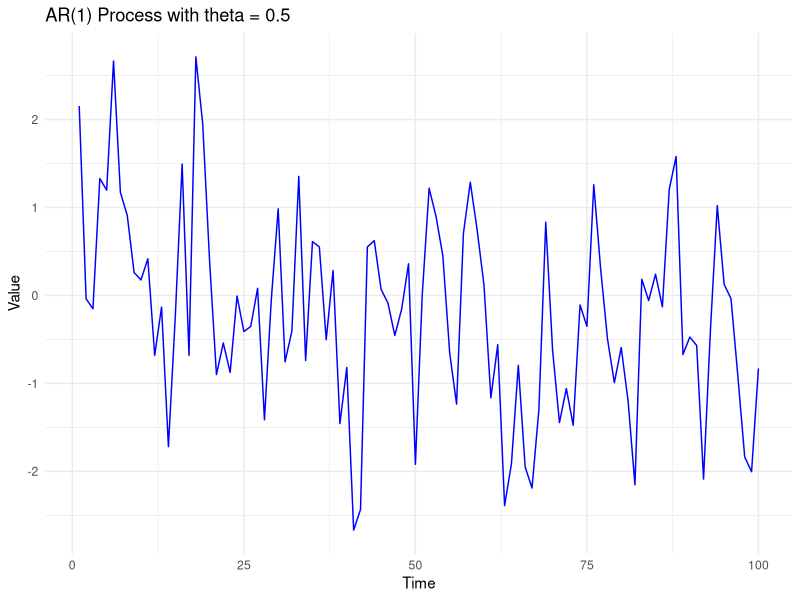
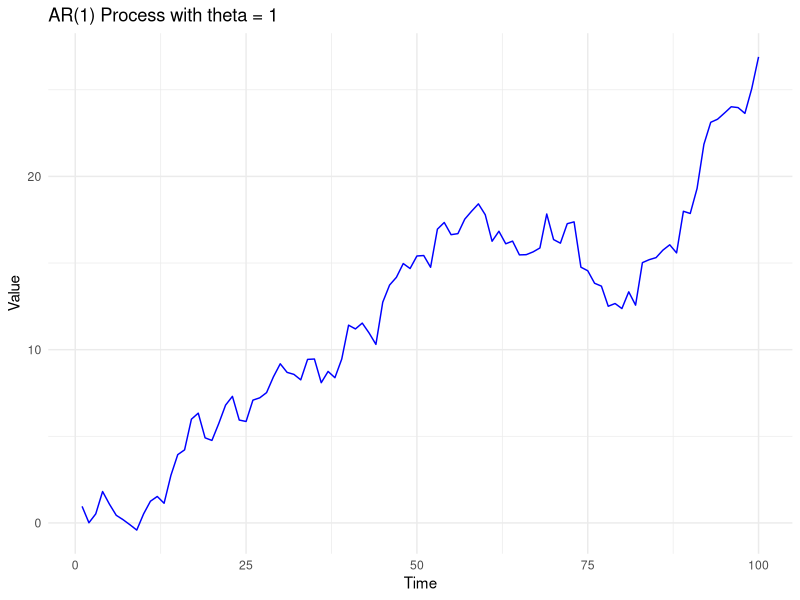
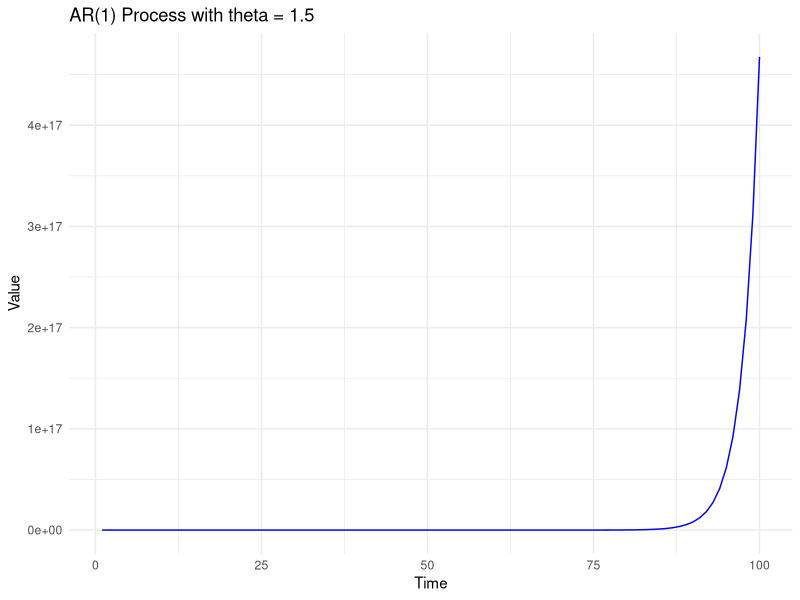
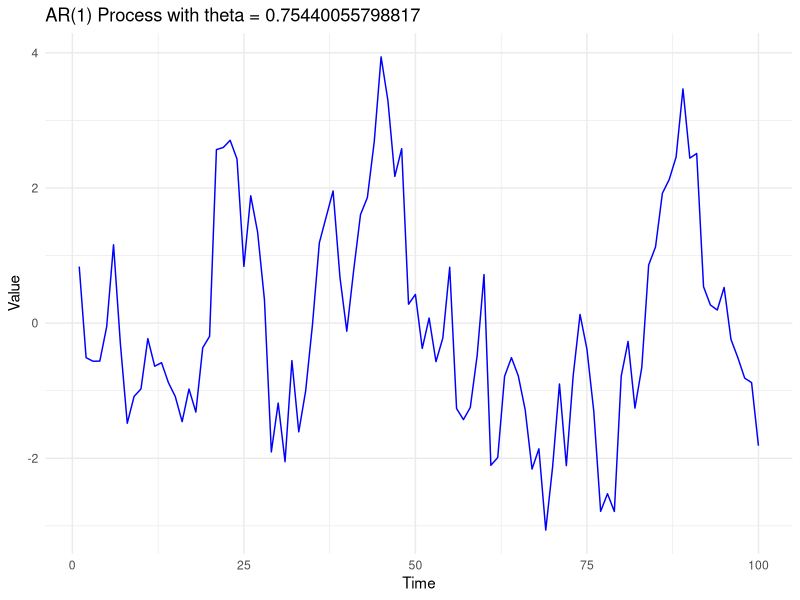
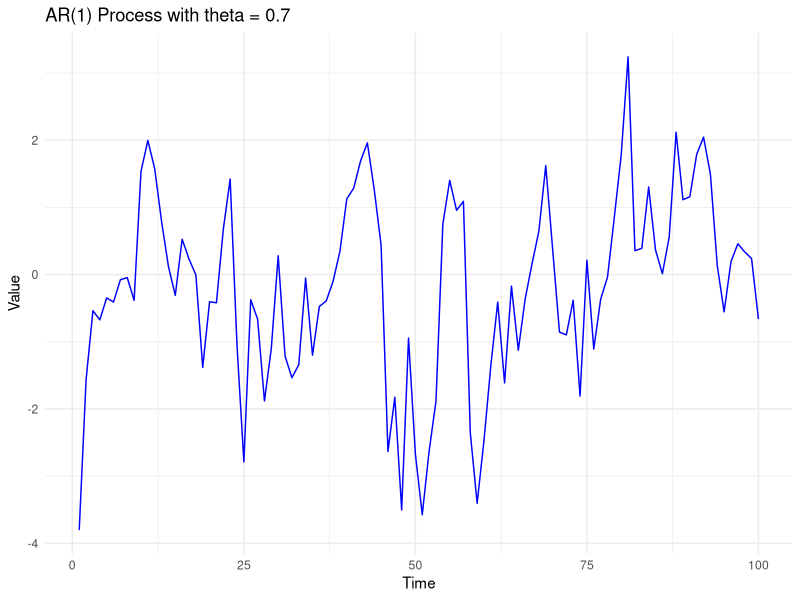
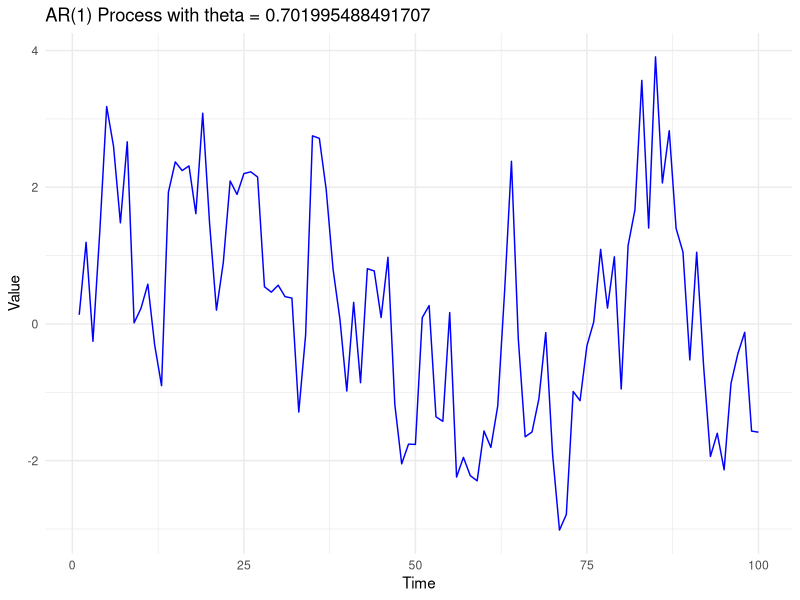
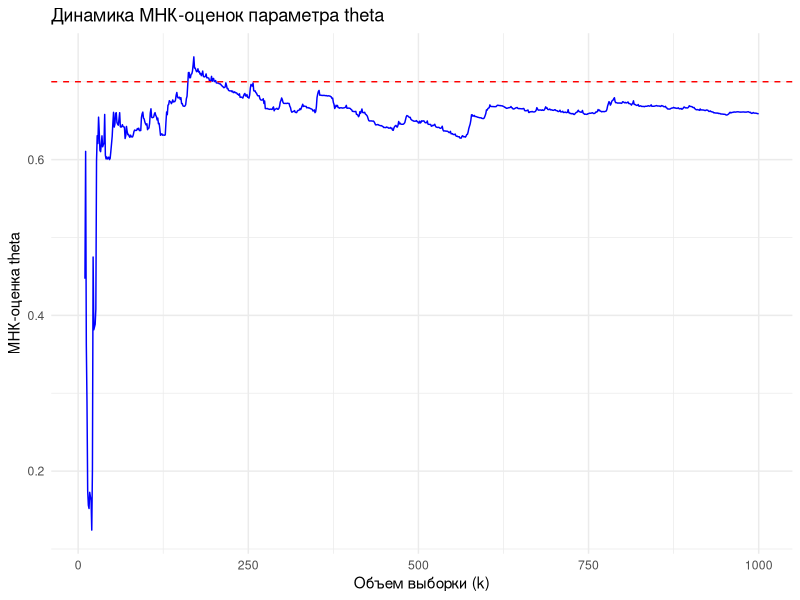
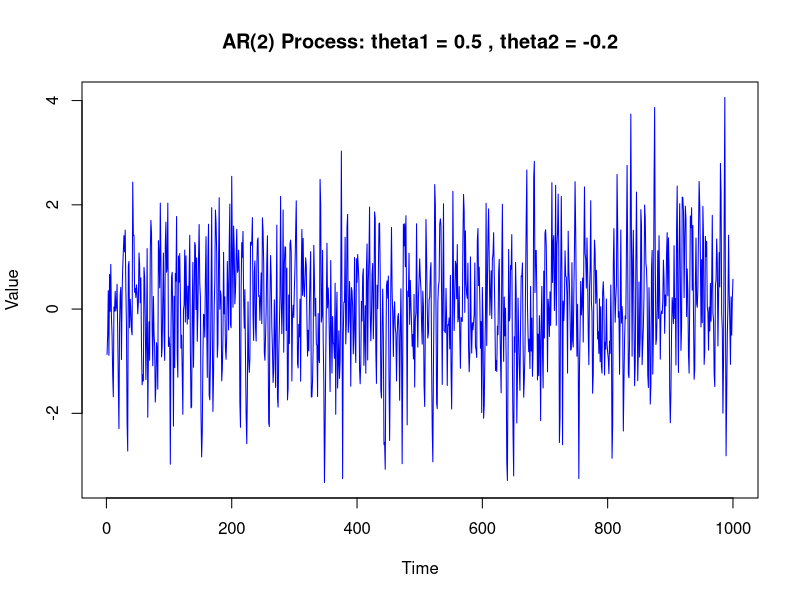

The R script that drew these images, in order:
# Устанавливаем библиотеку для графиков
if(!require(ggplot2)) install.packages("ggplot2")
library(ggplot2)

# Задание 1 ----

# Функция для моделирования процесса AR(1)
ar_process <- function(n, theta) {
  # Входные параметры:
  # n - количество наблюдений
  # theta - параметр AR(1)
  
  # Создаем вектор для хранения значений процесса AR(1)
  x <- numeric(n)
  
  # Задаем начальное значение случайно
  x[1] <- rnorm(1)
  
  # Генерируем процесс AR(1)
  for (k in 2:n) {
    x[k] <- theta * x[k-1] + rnorm(1)
  }
  
  return(x)
}

# Функция для построения графика
plot_ar <- function(n, theta) {
  # Генерируем процесс AR(1)
  ar_series <- ar_process(n, theta)
  
  # Создаем датафрейм для удобного построения графика
  df <- data.frame(Time = 1:n, Value = ar_series)
  
  # Построение графика
  ggplot(df, aes(x = Time, y = Value)) +
    geom_line(color = "blue") +
    ggtitle(paste("AR(1) Process with theta =", theta)) +
    xlab("Time") +
    ylab("Value") +
    theme_minimal()
}

# Параметры
n <- 100  # Количество наблюдений

# a) |𝜃| < 1
plot_ar(n, 0.5)

# b) |𝜃| = 1
plot_ar(n, 1)

# c) |𝜃| > 1
plot_ar(n, 1.5)

# Задание 2 ----

# Функция для оценки параметра theta по МНК
estimate_theta <- function(x) {
  # Входные параметры:
  # x - последовательность значений процесса AR(1)
  
  # Количество наблюдений
  n <- length(x)
  
  # Числитель и знаменатель для оценки theta
  numerator <- sum(x[2:n] * x[1:(n-1)])
  denominator <- sum(x[1:(n-1)]^2)
  
  # Оценка theta
  theta_hat <- numerator / denominator
  
  return(theta_hat)
}

# Генерируем процесс AR(1) с известным параметром theta
n <- 100
true_theta <- 0.7
x <- ar_process(n, true_theta)

# Оценка theta по МНК
estimated_theta <- estimate_theta(x)
cat("Оценка параметра theta:", estimated_theta, "\n")

# Построим график для визуализации процесса с оценкой theta
plot_ar(n, estimated_theta)

# Задание 3 ----

# Функция для оценки параметра theta методом максимального правдоподобия (МП)
estimate_theta_mle <- function(x) {
  # Количество наблюдений
  n <- length(x)
  
  # Функция для минимизации (эквивалент логарифмической функции правдоподобия)
  log_likelihood <- function(theta) {
    sum((x[2:n] - theta * x[1:(n-1)])^2)
  }
  
  # Минимизация функции правдоподобия 
  mle_result <- optimize(log_likelihood, interval = c(-2, 2))$minimum
  
  return(mle_result)
}

# Генерируем процесс AR(1) с известным параметром theta
n <- 100
true_theta <- 0.7
x <- ar_process(n, true_theta)

# Оценка theta по методу максимального правдоподобия (МП)
estimated_theta_mle <- estimate_theta_mle(x)
cat("Оценка параметра theta по МП:", estimated_theta_mle, "\n")

# Сравнение с оценкой МНК
estimated_theta_mnk <- estimate_theta(x)
cat("Оценка параметра theta по МНК:", estimated_theta_mnk, "\n")
# Для процесса AR(1) с гауссовским шумом, 
# как МНК, так и МП-оценки параметра 𝜃 дают одинаковые результаты, 
# поскольку минимизация суммы квадратов ошибок в обоих методах приводит 
# к одному и тому же решению. Думаю это связано с тем, 
# что для гауссовских ошибок логарифмическая функция 
# правдоподобия сводится к задаче минимизации той же 
# суммы квадратов, что и в МНК

# Вывод графиков для визуализации оценок
plot_ar(n, true_theta)
plot_ar(n, estimated_theta_mle)

# Задание 4 ----

# Функция для расчета МНК-оценки на выборке от k наблюдений
calculate_mnk_over_k <- function(x, k_min = 10) {
  # Входные параметры:
  # x - последовательность значений процесса AR(1)
  # k_min - минимальный размер выборки для расчета
  
  n <- length(x)  # Объем всей выборки
  theta_estimates <- numeric(n - k_min + 1)  # Вектор для хранения оценок МНК
  
  # Рассчитываем МНК-оценку для выборок разного размера от k_min до n
  for (k in k_min:n) {
    theta_estimates[k - k_min + 1] <- estimate_theta(x[1:k])
  }
  
  return(theta_estimates)
}

# Построение графика динамики МНК-оценок
plot_mnk_dynamics <- function(theta_estimates, k_min = 10) {
  # Входные параметры:
  # theta_estimates - последовательность МНК-оценок
  # k_min - минимальный размер выборки
  
  # Создаем датафрейм для графика
  k_values <- seq(k_min, length(theta_estimates) + k_min - 1)
  df <- data.frame(k = k_values, Theta_Estimate = theta_estimates)
  
  # Построение графика
  ggplot(df, aes(x = k, y = Theta_Estimate)) +
    geom_line(color = "blue") +
    geom_hline(yintercept = true_theta, linetype = "dashed", color = "red") +
    ggtitle("Динамика МНК-оценок параметра theta") +
    xlab("Объем выборки (k)") +
    ylab("МНК-оценка theta") +
    theme_minimal()
}

# (a) Замоделируем процесс AR(1) для объема выборки n = 1000
n <- 1000
true_theta <- 0.7
x <- ar_process(n, true_theta)

# (b)-(c) Рассчитаем МНК-оценки для выборок от k = 10 до n
mnk_estimates <- calculate_mnk_over_k(x, k_min = 10)

# (d) Построим график последовательности МНК-оценок
plot_mnk_dynamics(mnk_estimates, k_min = 10)

# Задание 5 ----

# Функция для генерации процесса AR(2)
# n - количество наблюдений
# theta1, theta2 - параметры авторегрессии
ar2_process <- function(n, theta1, theta2) {
  # Инициализируем вектор значений процесса размером n
  x <- numeric(n)
  
  # Устанавливаем начальные значения (случайные, взятые из нормального распределения)
  x[1:2] <- rnorm(2)
  
  # Цикл для вычисления следующих значений процесса AR(2) по формуле:
  # x[i] = theta1 * x[i-1] + theta2 * x[i-2] + случайная ошибка
  for (i in 3:n) {
    x[i] <- theta1 * x[i-1] + theta2 * x[i-2] + rnorm(1)
  }
  
  # Возвращаем сгенерированные значения процесса
  return(x)
}

# Функция для построения графика процесса AR(2)
# n - количество наблюдений, theta1, theta2 - параметры авторегрессии
plot_ar2 <- function(n, theta1, theta2) {
  # Генерируем процесс AR(2) с помощью ранее созданной функции
  x <- ar2_process(n, theta1, theta2)
  
  # Строим график сгенерированного процесса
  plot(x, type = "l", 
       main = paste("AR(2) Process: theta1 =", theta1, ", theta2 =", theta2),  # Заголовок графика
       xlab = "Time",  # Подпись оси X
       ylab = "Value",  # Подпись оси Y
       col = "blue")  # Цвет линии графика
}

# Функция для проверки стационарности процесса AR(2)
# theta1, theta2 - параметры авторегрессии
check_stationarity <- function(theta1, theta2) {
  # Вычисляем дискриминант характеристического уравнения AR(2): lambda^2 - theta1 * lambda - theta2 = 0
  discriminant <- theta1^2 - 4 * theta2
  
  # Если дискриминант отрицательный, то корни характеристического уравнения будут комплексными
  if (discriminant < 0) {
    # Для комплексных корней вычисляем действительную и мнимую части корня
    lambda_real <- theta1 / 2
    lambda_imaginary <- sqrt(abs(discriminant)) / 2
    
    # Вычисляем модуль комплексного корня
    modulus <- sqrt(lambda_real^2 + lambda_imaginary^2)
    
    # Проверяем условие стационарности: модуль корня должен быть меньше 1
    is_stationary <- modulus < 1
  } else {
    # Если дискриминант не отрицательный, корни характеристического уравнения действительные
    lambda1 <- (theta1 + sqrt(discriminant)) / 2  # Первый корень
    lambda2 <- (theta1 - sqrt(discriminant)) / 2  # Второй корень
    
    # Проверяем условие стационарности: оба корня должны быть по модулю меньше 1
    is_stationary <- abs(lambda1) < 1 && abs(lambda2) < 1
  }
  
  # Возвращаем результат проверки стационарности
  return(is_stationary)
}

# Пример параметров AR(2)
theta1 <- 0.5  # Параметр theta1
theta2 <- -0.2  # Параметр theta2
n <- 1000  # Количество наблюдений

# Проверяем стационарность процесса с заданными параметрами
if (check_stationarity(theta1, theta2)) {
  # Если процесс стационарен, выводим сообщение и строим график
  cat("Процесс AR(2) стационарен.\n")
  plot_ar2(n, theta1, theta2)
} else {
  # Если процесс не стационарен, выводим предупреждение
  cat("Процесс AR(2) не стационарен. Попробуйте другие параметры.\n")
}

# Задание 6 ----

# Установка пакета 'stats' (если еще не установлен)
# install.packages("stats")

# Подключение пакета 'stats'
library(stats)

# Генерация процесса AR(2) как в предыдущем задании
theta1 <- 0.5
theta2 <- -0.2
n <- 1000
x <- ar2_process(n, theta1, theta2)  # Функция для генерации процесса AR(2) из предыдущих шагов

# Использование функции arima для оценки параметров AR(2)
arima_model <- arima(x, order = c(2, 0, 0), include.mean = FALSE)

# Вывод результатов
print(arima_model)
